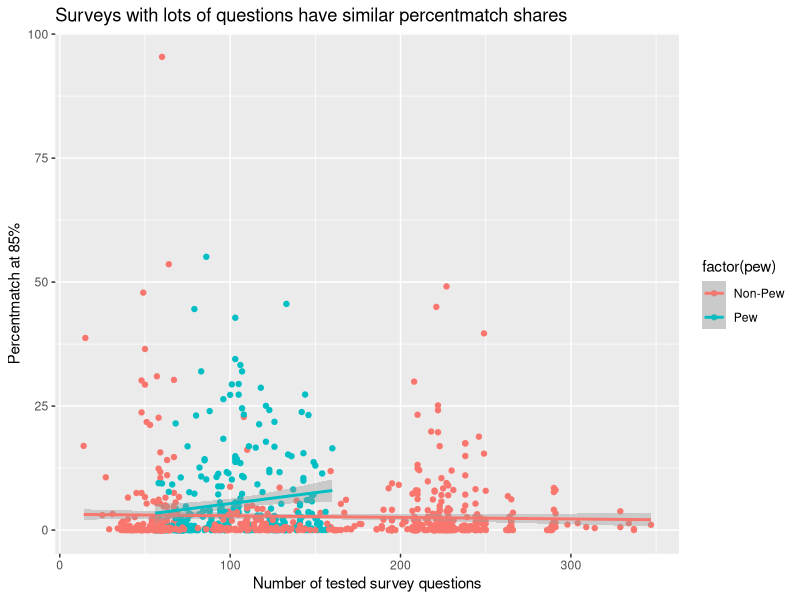
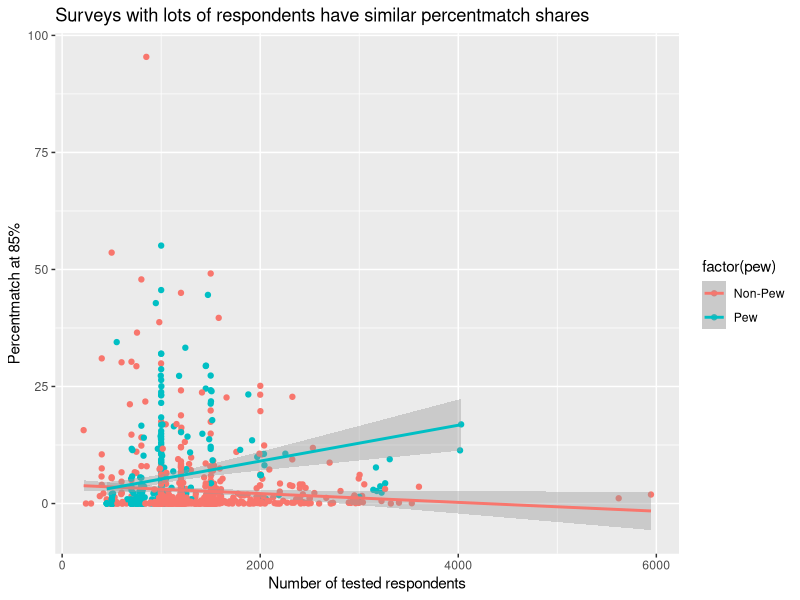
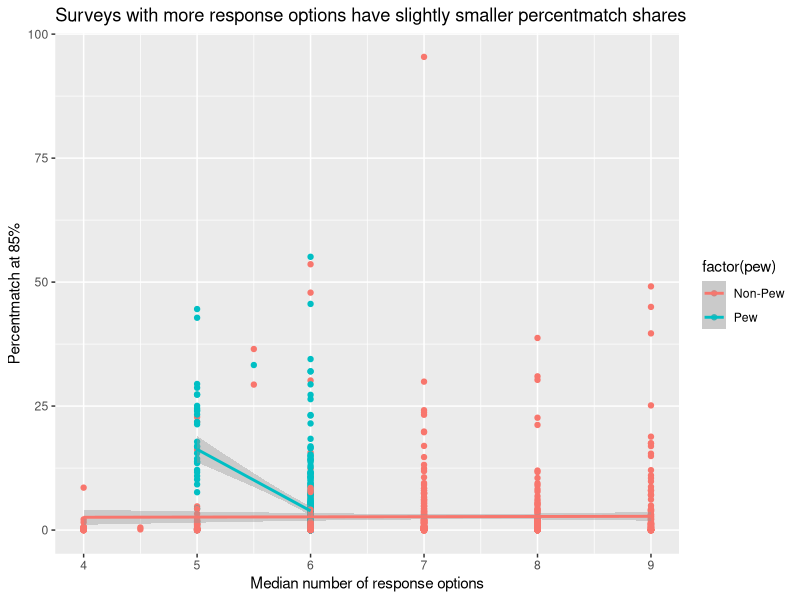
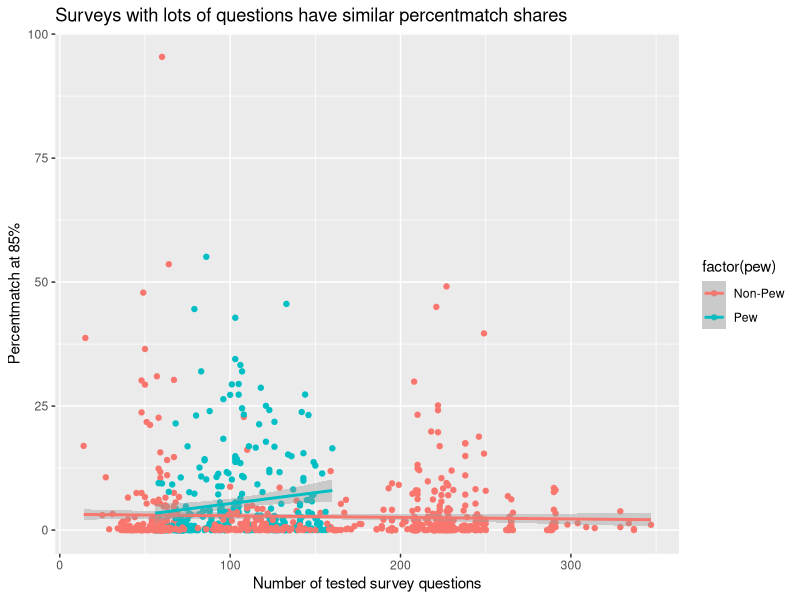
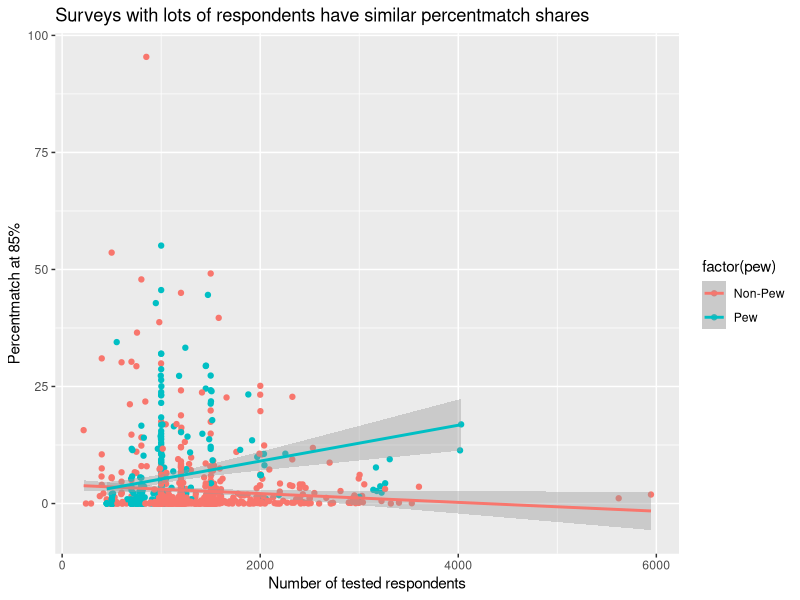
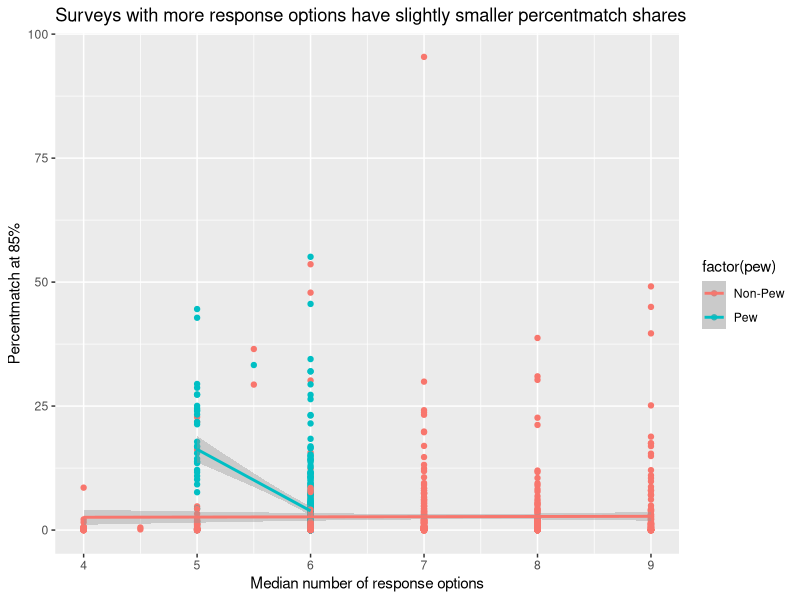

Write R code to recreate these figures, in order. (Note: this script raises an error after producing the figures.)
# Survey metadata analysis
# Andrew <andrew.flowers@fivethirtyeight.com>

setwd("~/survey-fraud/")

require(readr)
require(dplyr)
require(tidyr)
require(stringr)
require(ggplot2)
require(arm)

bfData <- read_csv("./results/replication_summary_031716.csv") # Bialik and Flowers's data
rkData <- read_csv("Results_File_Cleaned_1209.csv") # Robbins and Kuriakose's data

pew_surveys <- c("pewreligion_pentecostals","pewreligion_muslims","pewreligion_africa","pewglobalattitudes_2013",
                 "pewglobalattitudes_2012","pewglobalattitudes_2011","pewglobalattitudes_2010",
                 "pewglobalattitudes_2009","pewglobalattitudes_2008","pewglobalattitudes_2007","pewglobalattitudes_2002")

rawData <- bfData # Change to pewData when ready

rawData$pew <- ifelse(rawData$dataset %in% pew_surveys, "Pew", "Non-Pew")

# Add tally above 85%
rawData <- rawData %>% mutate(pct_at_85=(dup_observations_at_85/final_observations)*100)
#pewData <- rawData %>% filter(dataset %in% pew_surveys)

# Number of survey questions
survey_questions <- rawData %>% ggplot(aes(x=final_variables, y=pct_at_85, color=factor(pew))) +
  geom_point() + geom_smooth(method="lm") + 
  xlab("Number of tested survey questions") + ylab("Percentmatch at 85%") +
  ggtitle("Surveys with lots of questions have similar percentmatch shares")
survey_questions

ggsave(plot=survey_questions, filename = "./charts/survey_questions.png")

# Number of survey respondents
survey_respondents <- rawData %>% ggplot(aes(x=final_observations, y=pct_at_85, color=factor(pew))) +
  geom_point() + geom_smooth(method="lm") + 
  xlab("Number of tested respondents") + ylab("Percentmatch at 85%") +
  ggtitle("Surveys with lots of respondents have similar percentmatch shares")
survey_respondents

ggsave(plot=survey_respondents, filename = "./charts/survey_respondents.png")
       
# Number of response options
response_options <- rawData %>% filter(!(median_num_resp<5 & pew=="Pew")) %>% ggplot(aes(x=median_num_resp, y=pct_at_85, color=factor(pew))) +
  geom_point() + geom_smooth(method="lm") + 
  xlab("Median number of response options") + ylab("Percentmatch at 85%") +
  ggtitle("Surveys with more response options have slightly smaller percentmatch shares")
response_options

ggsave(plot=response_options, filename = "./charts/response_options.png")

summary(lm(data=rawData, formula = pct_at_85 ~ median_num_resp))
display(lm(data=pewData, formula = pct_at_85 ~ median_num_resp + final_variables + final_observations))


# All data

# Number of survey questions
survey_questions <- rawData %>% ggplot(aes(x=final_variables, y=pct_at_85)) +
  geom_point() + geom_smooth(method="lm") + 
  xlab("Number of tested survey questions") + ylab("Percentmatch at 85%") +
  ggtitle("Surveys with lots of questions have similar percentmatch shares")
survey_questions

ggsave(plot=survey_questions, filename = "./charts/survey_questions.png")

# Number of survey respondents
survey_respondents <- rawData %>% ggplot(aes(x=final_observations, y=pct_at_85)) +
  geom_point() + geom_smooth(method="lm") + 
  xlab("Number of tested respondents") + ylab("Percentmatch at 85%") +
  ggtitle("Surveys with lots of respondents have similar percentmatch shares")
survey_respondents

ggsave(plot=survey_respondents, filename = "./charts/survey_respondents.png")

# Number of response options
response_options <- rawData %>% filter(!(median_num_resp<5 & pew=="Pew")) %>% ggplot(aes(x=median_num_resp, y=pct_at_85)) +
  geom_point() + geom_smooth(method="lm") + 
  xlab("Median number of response options") + ylab("Percentmatch at 85%") +
  ggtitle("Surveys with more response options have slightly smaller percentmatch shares")
response_options
